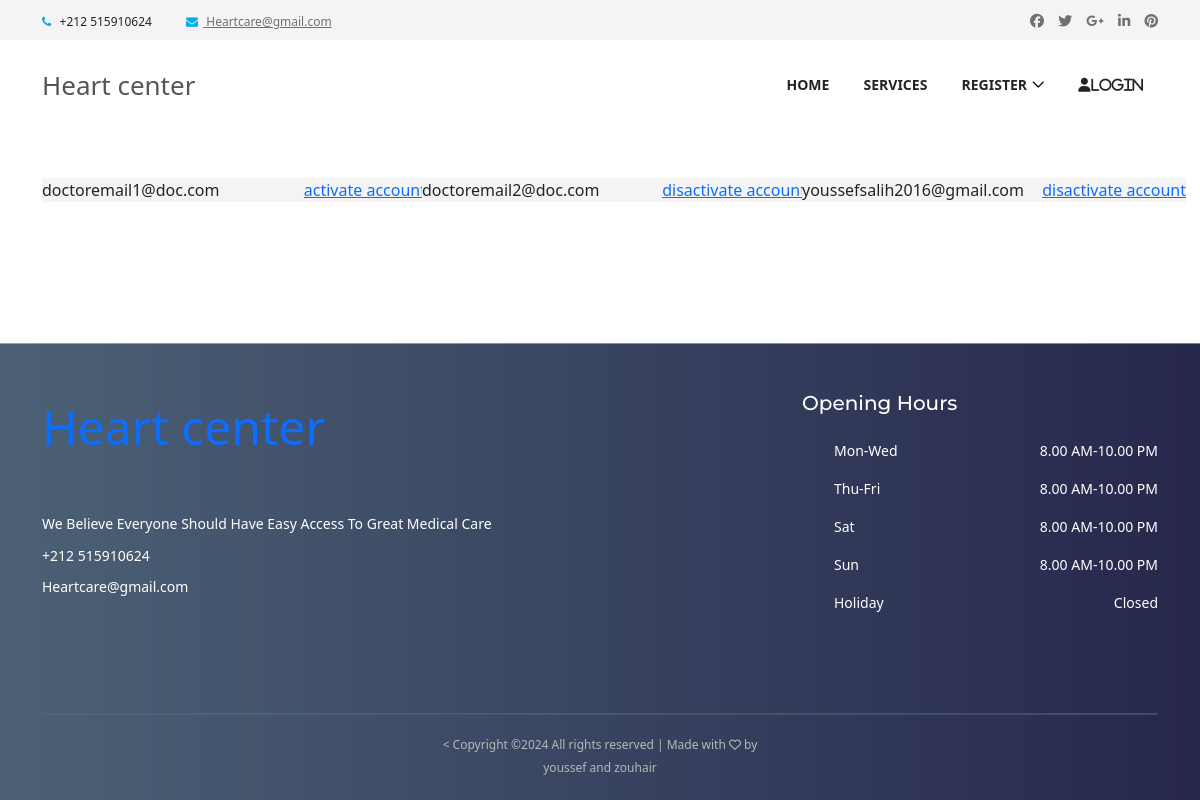
Page /doctors on the committed database.
### accounts/models.py (models this page shows, shortened)
class User(AbstractUser):
    username = None
    first_name = models.CharField(max_length=150, blank=True)
    last_name = models.CharField(max_length=150, blank=True)
    role = models.CharField(max_length=12, error_messages={
        'required': "Role must be provided"
    })
    gender = models.CharField(max_length=10, blank=True, null=True, default="")
    email = models.EmailField(unique=True, blank=False,
                              error_messages={
                                  'unique': "A user with that email already exists.",
                              })
    phone_number = models.CharField(unique=True, blank=True, null=True, max_length=10,
                                    error_messages={
                                        'unique': "A user with that phone number already exists.",
                                    })
    USERNAME_FIELD = "email"
    REQUIRED_FIELDS = []
    objects = UserManager()

### doctor_website/views.py (the view)
# urls.py: path('doctors', DoctorView.as_view(), name='doctor'),
class DoctorView(ListView):
    model = User
    context_object_name = 'user'
    template_name = 'appointment/doctors.html'
    def get_queryset(self):
        return self.model.objects.filter(role='doctor')

### templates/appointment/doctors.html (shortened to what this page needs)
{% extends 'base.html' %}
{% load bootstrap %}
{% block content %}
    <section class="dentist-area mt-5 section-padding-40-0">
        <div class="container">
            {% if user %}
                <div class="row">
                    {% for x in user %}
                        <div class="col-12 col-sm-6 col-md-4">
                            <div class="single-cardio-area mb-100">
                                {{ x.email }}
                                {% if x.is_active %}
                                    <a class="float-right" href="{% url 'doctor_website:doctoractive' x.id %}">disactivate
                                        account</a>
                                {% else %}
                                    <a class="float-right" href="{% url 'doctor_website:doctoractive' x.id %}">activate
                                        account</a>
                                {% endif %}
                            </div>
                        </div>
                    {% endfor %}
                </div>
            {% else %}
                 <h2 class="text-center">No doctors available</h2>
            {% endif %}
        </div>
    </section>
{% endblock %}

### static/style.css (style rules this page uses)
* { margin: 0; padding: 0; }
body { font-family: "Montserrat", sans-serif; font-weight: 400; font-size: 14px; min-height: 100vh; }
a, a:active, a:focus, a:hover { color: #333333; text-decoration: none; -webkit-transition-duration: 500ms; -o-transition-duration: 500ms; transition-duration: 500ms; outline: none; }
.mb-100 { margin-bottom: 100px; }
.single-cardio-area { position: relative; z-index: 1; background-color: #f4f4f4; -webkit-transition-duration: 500ms; -o-transition-duration: 500ms; transition-duration: 500ms; width: 24rem; }

### static/css/default-assets/classy-nav.css (style rules this page uses)
body { font-family: "Roboto", sans-serif; }

### rows in the picture
User: email "doctoremail1@doc.com", is_active "activate account"
User: email "doctoremail2@doc.com", is_active "disactivate account"
User: email "youssefsalih2016@gmail.com", is_active "disactivate account"
